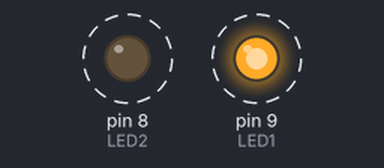
Bench run of a sketch on a simulated Arduino Uno, built with avr-gcc and run on an emulated ATmega328P. On the bench: output pins drawn as LEDs (lit = HIGH). Dashed ring = blinking.

Above: at 0.2 s.
Timing chart, 0 to 3.0 s (numbered marks = the images above):
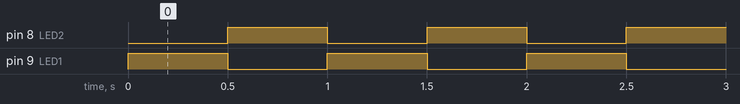

The sketch:

task2.5_1.ino
```cpp
//Две лампочки, загорающиеся по очереди
const int LED1=9;
const int LED2=8;

void setup() {
  pinMode(LED1, OUTPUT);
  pinMode(LED2, OUTPUT);
}

void loop() {
    digitalWrite(LED2, LOW);
    digitalWrite(LED1, HIGH);
    delay(500);
    digitalWrite(LED1, LOW);
    digitalWrite(LED2, HIGH);
    delay(500);
}
```

Measured:
- by itself, pin 8 (LED2), pin 9 (LED1): alternates HIGH for 0.50 s and LOW for 0.50 s
